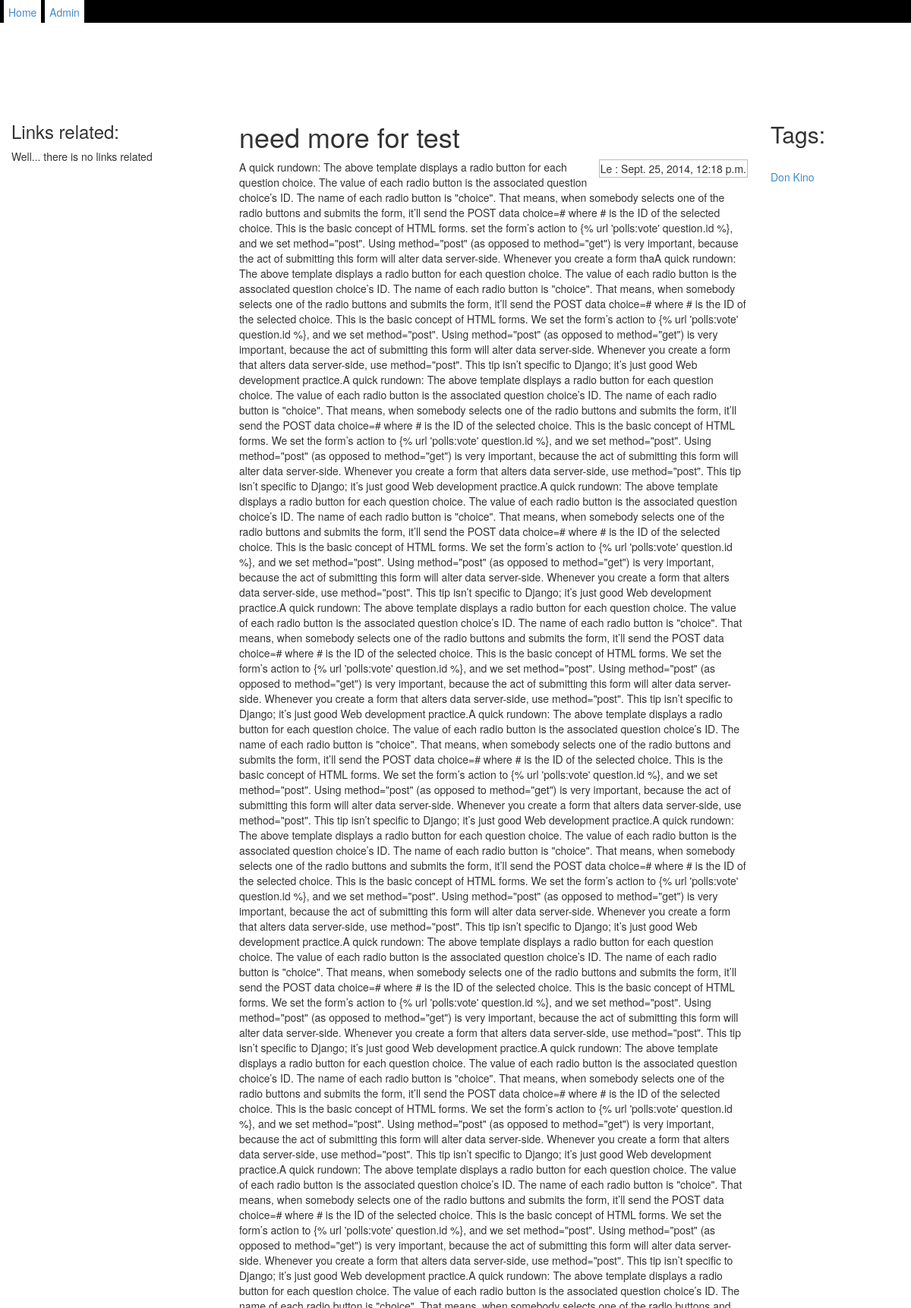
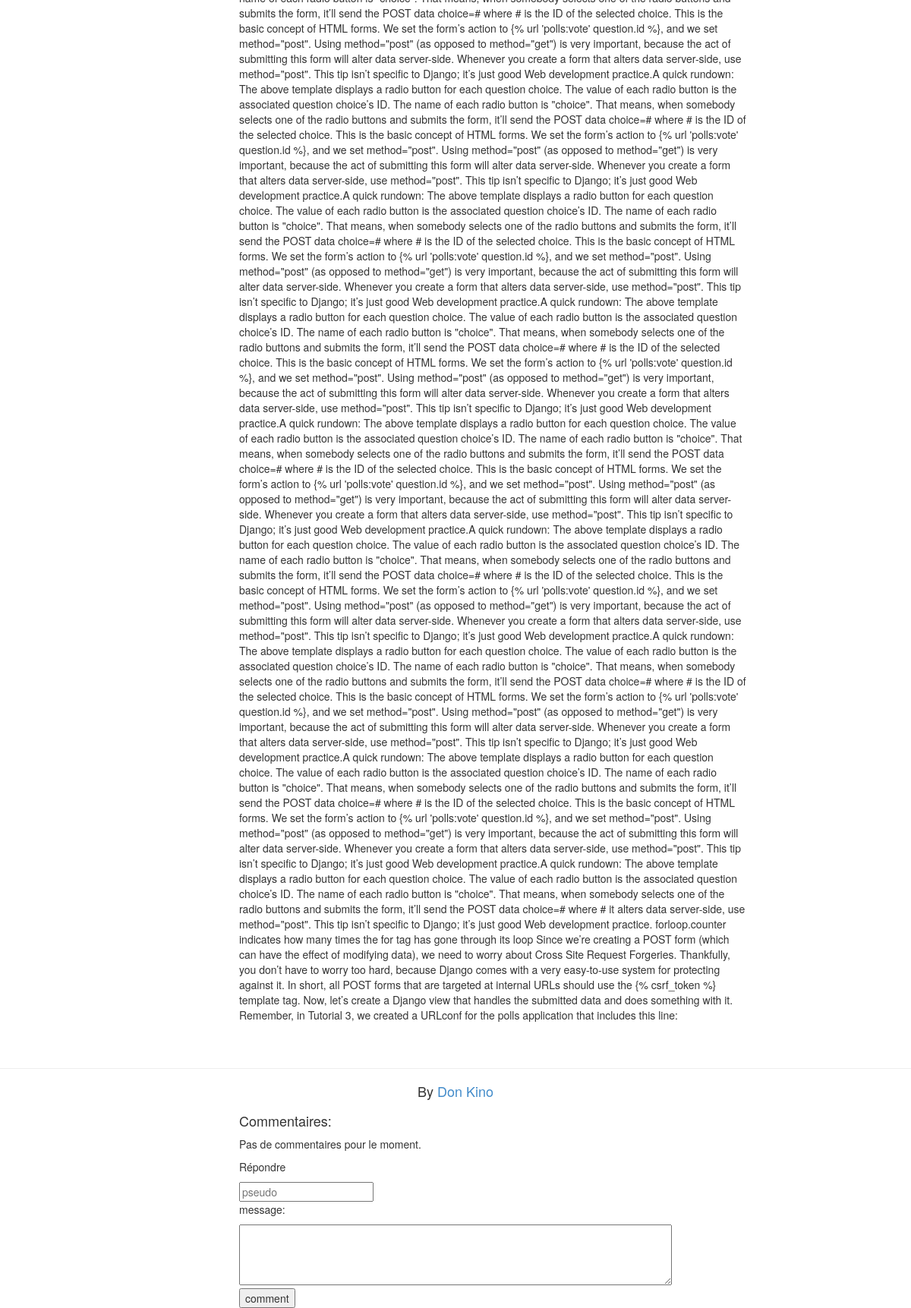
Page /blog/11/ on the committed database (2 pictures, top to bottom).
### blog/models.py (models this page shows, shortened)
class Article(models.Model):
    draft = models.BooleanField(default="true")
    text = models.TextField()
    short = models.CharField(max_length = 200)
    pub_date = models.DateTimeField('date de publication')
    author = models.ForeignKey(Author_blog)
    main_name = models.CharField(max_length=150)
    tags = models.ManyToManyField(Tag)

class Tag(models.Model):
    name= models.CharField(max_length = 50)

class Author_blog(models.Model):
    main_name = models.CharField(max_length=200)
    mail = models.EmailField()
    count_article = models.IntegerField(default = 0)
    img = models.ImageField(upload_to = '/img/authors')
    text = models.TextField()

### blog/views.py (the view)
# urls.py: url(r'^(?P<article_id>\d+)/$', views.detail, name='detail'),
def detail(request, article_id):
	article = Article.objects.get(id = article_id)
	message = ""
	comments = Comment.objects.filter(article = article_id)
	links = Link.objects.filter(article = article_id)
	if hasattr(request, 'message'):
		message = request.message
	context = {'article' : article, 'comments': comments, 'links': links, 'message' : message}
	return render(request, 'blog/detail.html', context)

### blog/templates/blog/detail.html (shortened to what this page needs)
{% extends "base.html" %}
{% block content %}
{% load staticfiles %}
<div id="links" class="col-md-3">
	<h3>Link{{ links|pluralize }} related:</h3>
	{% if links %}
		{% for link in links %}
			<a href="{{link.url}}">{{link.title}}</a>
		{% endfor %}
	{% else %}
		<p>Well... there is no links related</p>
	{% endif %}
</div>
<div id="full-article" class="col-md-7">
	<h1>{{article.main_name}}</h1>
	<span class='date'> Le : {{article.pub_date}}</span>
	<div clas="txt-article">
		{{article.text}}
	</div>
</div>
<div id="tags" class="col-md-2">
{% if article.tags.count > 0 %}
	<h2>Tags: </h2>
	{% for tag in article.tags.all %}
		<br>
			<a href="{% url 'blog:tag' tag.id %}">{{tag.name}}</a>
	{% endfor %}
{% endif %}
</div>
<hr style="clear: both">
<h4 style="text-align:center;">By <a href="{% url 'blog:author' article.author.id %}">{{ article.author.main_name }}</a></h4>
{% include "blog/comments.html" with id_comment=article.id %}
{% endblock content %}

### blog/static/style.css (style rules this page uses)
ul, li, span { margin: 0; padding: 0; }
body { margin-top: 35px; }
.date { border: 1px solid rgba(128, 128, 128, 0.52); padding: 1px; float: right; }
#full-article { margin-bottom: 60px; }

### rows in the picture
Article: main_name "need more for test", pub_date "Sept. 25, 2014, 12:18 p.m.", text "A quick rundown: The above template displays a radio button for each question choice. The value of each radio button is the associated question choice’s ID. The name of each radio button is \"choice\". That means, when somebody selects one of the radio buttons and submits the form, it’ll send the POST data choice=# where # is the ID of the selected choice. This is the basic concept of HTML forms. set the form’s action to {% url 'polls:vote' question.id %}, and we set method=\"post\". Using method=\"post\" (as opposed to method=\"get\") is very important, because the act of submitting this form will alter data server-side. Whenever you create a form thaA quick rundown: The above template displays a…", author.main_name "Don Kino"
Tag: name "Don Kino"
